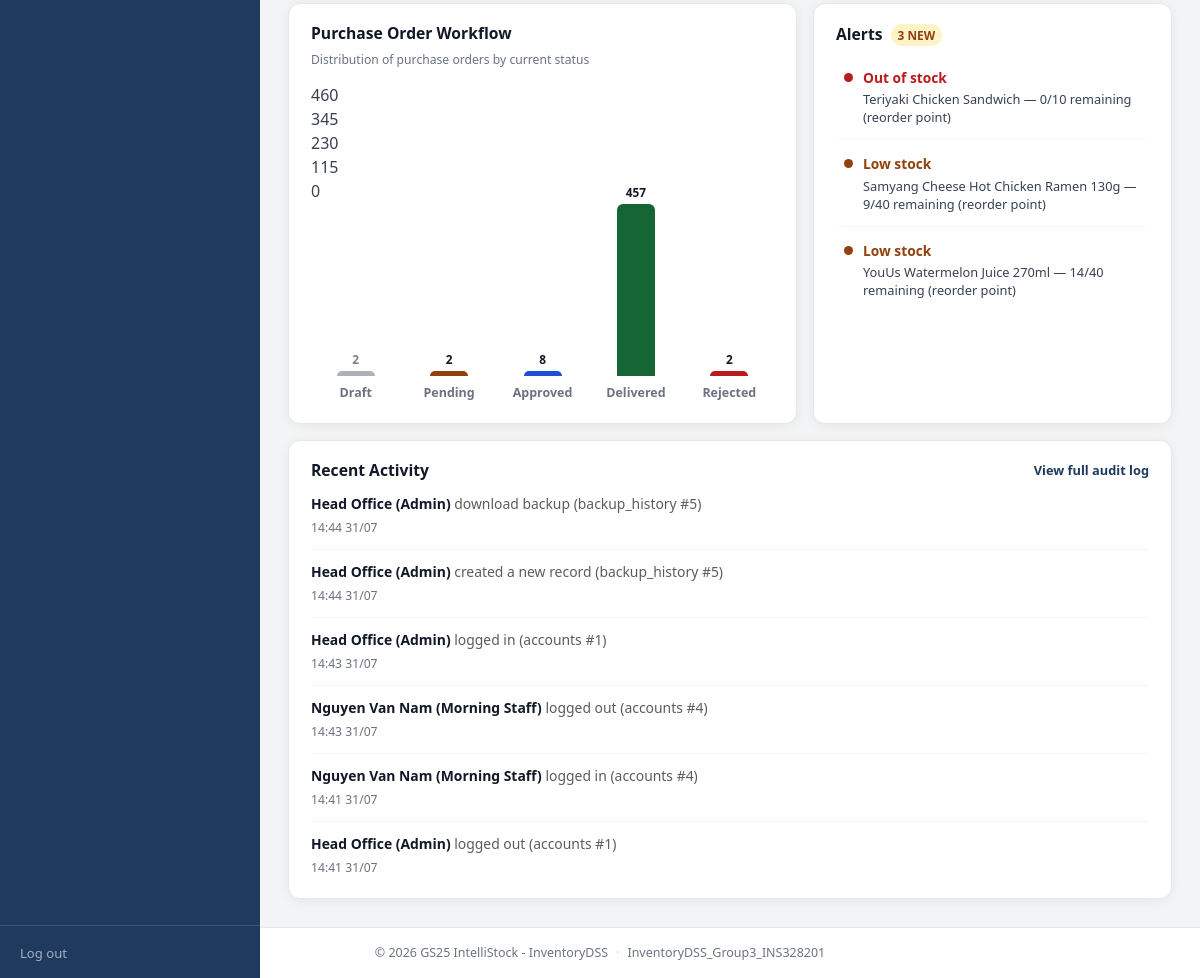
/frontend/admin/dashboard.php (signed in, lower part), run on an earlier commit of the app's database.
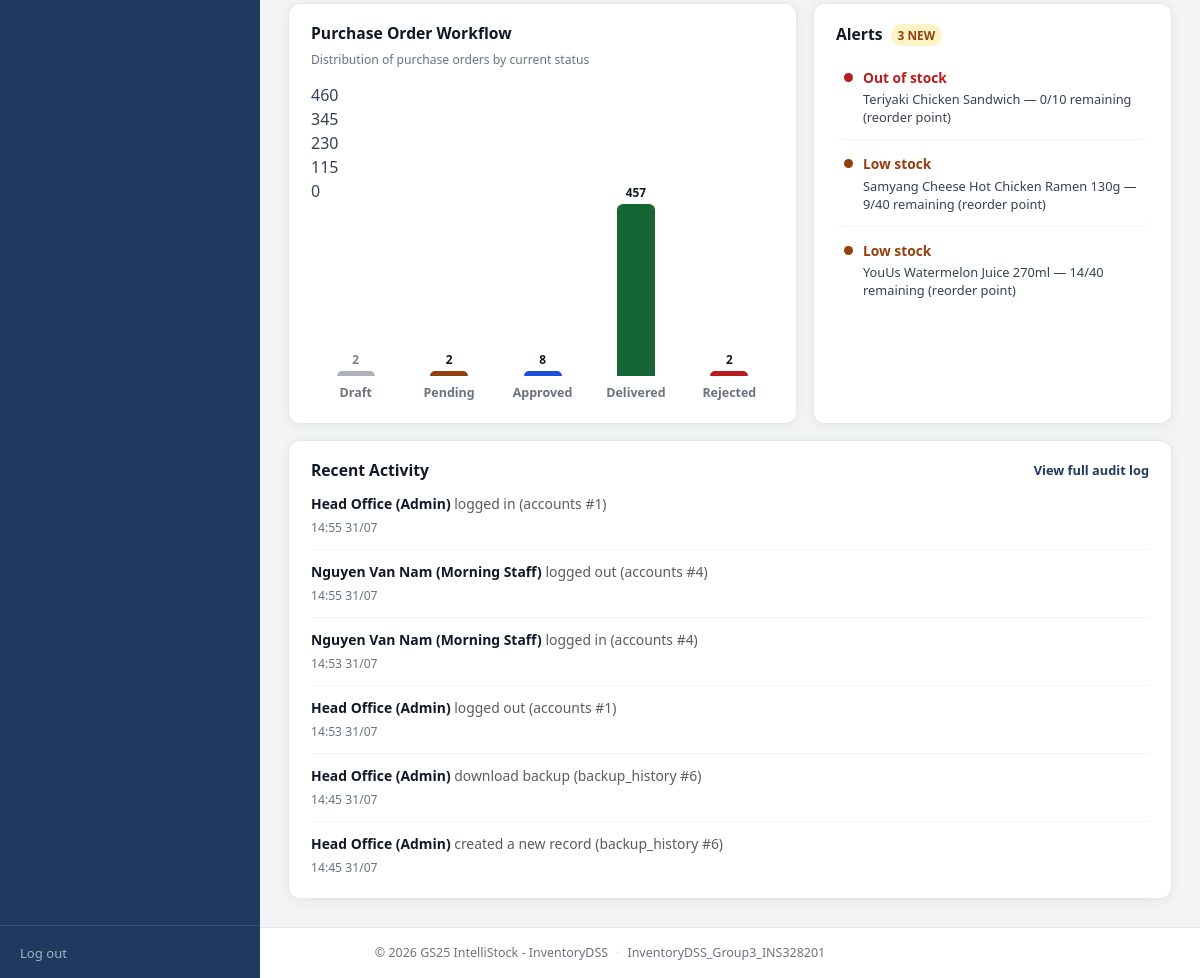
And on a later commit of the database.
### tables this page shows
CREATE TABLE `audit_logs` (
  `log_id` int(11) NOT NULL AUTO_INCREMENT,
  `account_id` int(11) NOT NULL,
  `action_type` varchar(100) NOT NULL,
  `target_table` varchar(50) DEFAULT NULL,
  `target_id` int(11) DEFAULT NULL,
  `timestamp` datetime NOT NULL DEFAULT current_timestamp(),
  PRIMARY KEY (`log_id`),
  KEY `account_id` (`account_id`),
  CONSTRAINT `audit_logs_ibfk_1` FOREIGN KEY (`account_id`) REFERENCES `accounts` (`account_id`)
);

CREATE TABLE `accounts` (
  `account_id` int(11) NOT NULL AUTO_INCREMENT,
  `username` varchar(50) NOT NULL,
  `password_hash` varchar(255) NOT NULL,
  `full_name` varchar(100) NOT NULL,
  `email` varchar(100) DEFAULT NULL,
  `phone_number` varchar(20) DEFAULT NULL,
  `role_id` int(11) NOT NULL,
  `status` enum('active','locked') NOT NULL DEFAULT 'active',
  `created_at` datetime NOT NULL DEFAULT current_timestamp(),
  PRIMARY KEY (`account_id`),
  UNIQUE KEY `username` (`username`),
  KEY `role_id` (`role_id`),
  CONSTRAINT `accounts_ibfk_1` FOREIGN KEY (`role_id`) REFERENCES `roles` (`role_id`)
);

### frontend/admin/dashboard.php (the view, shortened to what the changed rows need)
<?php
require_once __DIR__ . '/../../backend/config/database.php';
require_once __DIR__ . '/../../backend/services/AdminService.php';
$adminService = new AdminService();
$summary      = $adminService->getSystemSummary();
$lowStockAlerts   = $summary['low_stock_alerts'];
$recentActivity   = $summary['recent_activity'];
$poWorkflow       = $summary['po_workflow'];
function formatDashboardDateTime(?string $raw): string
{
    $ts = strtotime($raw);
    return $ts === false ? $raw : date('H:i d/m', $ts);
}
function formatActionLabel(string $actionType): string
{
    $map = [
        'LOGIN'                  => 'logged in',
        'LOGOUT'                 => 'logged out',
        'LOGIN_ROLE_MISMATCH'    => 'selected the wrong role',
        'CREATE_SUPPLIER'        => 'created a supplier',
        'UPDATE_SUPPLIER'        => 'updated a supplier',
        'DELETE_SUPPLIER'        => 'deleted a supplier',
        'CREATE_WAREHOUSE'       => 'created a warehouse',
        'UPDATE_WAREHOUSE'       => 'updated a warehouse',
        'DELETE_WAREHOUSE'       => 'deleted a warehouse',
        'UPDATE_ROLE_PERMISSIONS'=> 'updated role permissions',
    ];
    if (isset($map[$actionType])) {
        return $map[$actionType];
    }
    if (str_starts_with($actionType, 'CREATE')) {
        return 'created a new record';
    }
    return strtolower(str_replace('_', ' ', $actionType));
}
$alertItems = [];
foreach (array_slice($lowStockAlerts, 0, 3) as $item) {
    $isCritical = (int) $item['current_stock'] <= 0;
    $alertItems[] = [
        'severity' => $isCritical ? 'danger' : 'warning',
        'title'    => $isCritical ? 'Out of stock' : 'Low stock',
        'body'     => htmlspecialchars($item['product_name'], ENT_QUOTES, 'UTF-8')
                    . ' — ' . (int) $item['current_stock'] . '/' . (int) $item['reorder_point'] . ' remaining (reorder point)',
        'time'     => null,
        'link'     => 'dashboard.php#low-stock',
    ];
}
?>
<!DOCTYPE html>
<html lang="en">
<head>
    <link href="https://cdn.jsdelivr.net/npm/bootstrap@5.3.3/dist/css/bootstrap.min.css" rel="stylesheet">
    <link href="<?= BASE_URL ?>/assets/css/theme_variables.css" rel="stylesheet">
    <link href="<?= BASE_URL ?>/assets/css/custom.css" rel="stylesheet">
</head>
<body>
    <div class="app-shell">
        <div class="app-content">
            <main class="app-main">
                <div class="row g-3 mt-0">
                    <div class="col-12 col-xl-7">
                        <div class="panel-card h-100">
                            <?php
                                $maxPoCount = max(array_column($poWorkflow, 'count')) ?: 1;
                                $poAxisMax = max(4, (int) ceil($maxPoCount / 4) * 4);
                                $poYTicks = [0, (int) round($poAxisMax * 0.25), (int) round($poAxisMax * 0.5), (int) round($poAxisMax * 0.75), $poAxisMax];
                            ?>
                            <div class="po-workflow-chart-wrap">
                                <div class="po-workflow-gridlines">
                                    <?php foreach (array_reverse($poYTicks) as $tick): ?>
                                        <div class="po-workflow-gridline">
                                            <span class="po-workflow-gridline-label"><?= $tick ?></span>
                                        </div>
                                    <?php endforeach; ?>
                                </div>
                                <div class="po-workflow-chart">
                                    <?php foreach ($poWorkflow as $col): ?>
                                        <?php
                                            $barHeightPct = $col['count'] > 0 ? max(3, round(($col['count'] / $poAxisMax) * 100)) : 0;
                                            $statusColorClass = match ($col['status']) {
                                                'Rejected'  => 'po-workflow-bar-danger',
                                                'Delivered' => 'po-workflow-bar-success',
                                                'Approved'  => 'po-workflow-bar-info',
                                                'Pending'   => 'po-workflow-bar-warning',
                                                default     => 'po-workflow-bar-muted',
                                            };
                                        ?>
                                        <div class="po-workflow-col">
                                            <div class="po-workflow-bar-track">
                                                <div class="po-workflow-bar <?= $statusColorClass ?>" style="height: <?= $barHeightPct ?>%;">
                                                    <span class="po-workflow-bar-value"><?= number_format($col['count']) ?></span>
                                                </div>
                                            </div>
                                            <span class="po-workflow-label"><?= htmlspecialchars($col['status'], ENT_QUOTES, 'UTF-8') ?></span>
                                        </div>
                                    <?php endforeach; ?>
                                </div>
                            </div>
                        </div>
                    </div>
                    <div class="col-12 col-xl-5">
                        <div class="panel-card h-100">
                            <?php if (empty($alertItems)): ?>
                                <div class="empty-state">No recent alerts.</div>
                            <?php else: ?>
                                <div class="alert-list">
                                    <?php foreach ($alertItems as $alert): ?>
                                        <a href="<?= htmlspecialchars($alert['link'], ENT_QUOTES, 'UTF-8') ?>" class="alert-item alert-item-link">
                                            <span class="alert-item-icon severity-<?= $alert['severity'] ?>" aria-hidden="true"></span>
                                            <div class="alert-item-content">
                                                <div class="alert-item-top">
                                                    <span class="alert-item-title severity-<?= $alert['severity'] ?>"><?= $alert['title'] ?></span>
                                                </div>
                                                <div class="alert-item-body"><?= $alert['body'] ?></div>
                                            </div>
                                        </a>
                                    <?php endforeach; ?>
                                </div>
                            <?php endif; ?>
                        </div>
                    </div>
                </div>
                <div class="row g-3 mt-0">
                    <div class="col-12">
                        <div class="panel-card">
                            <?php if (empty($recentActivity)): ?>
                                <div class="empty-state">No activity has been recorded yet.</div>
                            <?php else: ?>
                                <ul class="list-unstyled activity-list mb-0">
                                    <?php foreach ($recentActivity as $log): ?>
                                        <li class="activity-item">
                                            <div class="activity-item-main">
                                                <span class="fw-semibold"><?= htmlspecialchars($log['account_name'], ENT_QUOTES, 'UTF-8') ?></span>
                                                <span class="text-muted"><?= htmlspecialchars(formatActionLabel($log['action_type']), ENT_QUOTES, 'UTF-8') ?></span>
                                                <?php if (!empty($log['target_table'])): ?>
                                                    <span class="text-muted">(<?= htmlspecialchars($log['target_table'], ENT_QUOTES, 'UTF-8') ?><?= $log['target_id'] !== null ? ' #' . (int) $log['target_id'] : '' ?>)</span>
                                                <?php endif; ?>
                                            </div>
                                            <div class="activity-item-meta">
                                                <span class="activity-item-time"><?= formatDashboardDateTime($log['timestamp']) ?></span>
                                            </div>
                                        </li>
                                    <?php endforeach; ?>
                                </ul>
                            <?php endif; ?>
                        </div>
                    </div>
                </div>
            </main>
        </div>
    </div>
    <?php require __DIR__ . '/../components/footer.php'; ?>

What changed in the data, as far as the page shows it:
no longer on this page (row unchanged): audit_logs: account.full_name "Head Office (Admin)", action_type "download backup", target_table "backup_history", target "5", timestamp "14:44 31/07"
no longer on this page (row unchanged): audit_logs: account.full_name "Head Office (Admin)", action_type "created a new record", target_table "backup_history", target "5", timestamp "14:44 31/07"
no longer on this page (row unchanged): audit_logs: account.full_name "Head Office (Admin)", action_type "logged in", target_table "accounts", target "1", timestamp "14:43 31/07"
no longer on this page (row unchanged): audit_logs: account.full_name "Nguyen Van Nam (Morning Staff)", action_type "logged out", target_table "accounts", target "4", timestamp "14:43 31/07"
no longer on this page (row unchanged): audit_logs: account.full_name "Nguyen Van Nam (Morning Staff)", action_type "logged in", target_table "accounts", target "4", timestamp "14:41 31/07"
no longer on this page (row unchanged): audit_logs: account.full_name "Head Office (Admin)", action_type "logged out", target_table "accounts", target "1", timestamp "14:41 31/07"
added audit_logs: account.full_name "Head Office (Admin)", action_type "logged in", target_table "accounts", target "1", timestamp "14:55 31/07"
added audit_logs: account.full_name "Nguyen Van Nam (Morning Staff)", action_type "logged out", target_table "accounts", target "4", timestamp "14:55 31/07"
added audit_logs: account.full_name "Nguyen Van Nam (Morning Staff)", action_type "logged in", target_table "accounts", target "4", timestamp "14:53 31/07"
added audit_logs: account.full_name "Head Office (Admin)", action_type "logged out", target_table "accounts", target "1", timestamp "14:53 31/07"
added audit_logs: account.full_name "Head Office (Admin)", action_type "download backup", target_table "backup_history", target "6", timestamp "14:45 31/07"
added audit_logs: account.full_name "Head Office (Admin)", action_type "created a new record", target_table "backup_history", target "6", timestamp "14:45 31/07"
